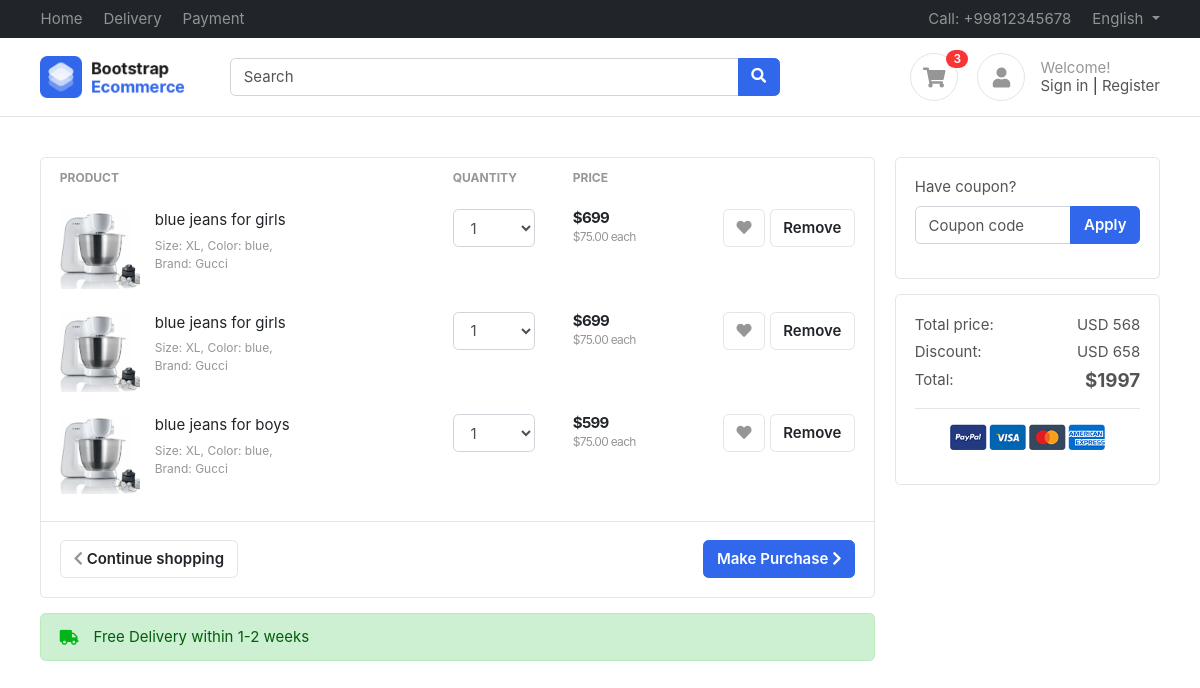
Before: /accounts/cart/ (signed in) with the older database file.
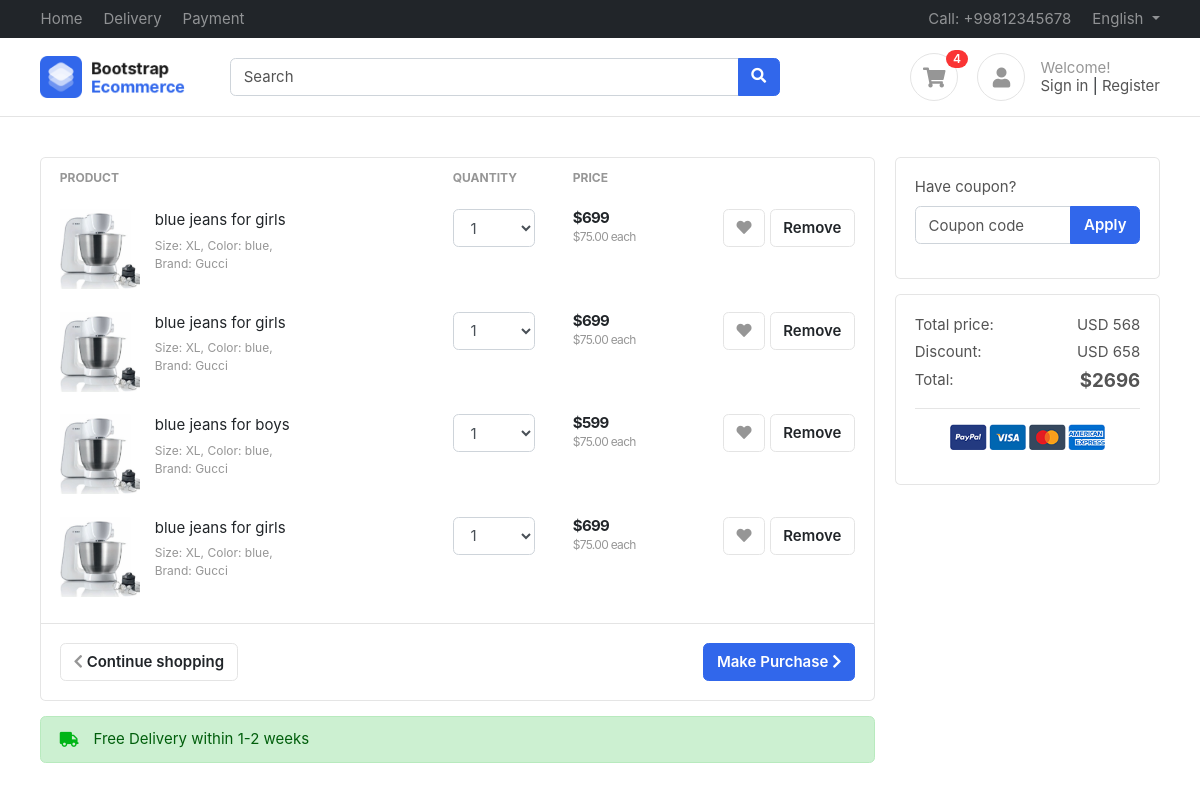
After: the same page with the newer database file.
### accounts/models.py (models this page shows)
class Profile(BaseModel):
    user = models.OneToOneField(User , on_delete=models.CASCADE , related_name="profile")
    is_email_verified = models.BooleanField(default=False)
    email_token = models.CharField(max_length=100 , null=True , blank=True)
    profile_image = models.ImageField(upload_to = 'profile')
    def get_cart_count(self):
        return CartItems.objects.filter(cart__is_paid=False,cart__user=self.user).count()

class CartItems(BaseModel):
    cart=models.ForeignKey(Cart,on_delete=models.CASCADE,related_name='cart_items')
    product=models.ForeignKey(Product,on_delete=models.SET_NULL,null=True,blank=True)
    color_variant=models.ForeignKey(ColorVariant,on_delete=models.SET_NULL,null=True,blank=True)
    size_variant=models.ForeignKey(SizeVariant,on_delete=models.SET_NULL,blank=True,null=True)
    def get_product_price(self):
        price=[self.product.price]
        if self.color_variant:
            color_variant_price=self.color_variant.price
            price.append(color_variant_price)
        if self.size_variant:
            size_variant_price=self.size_variant.price
            price.append(size_variant_price)
        return sum(price)

class Cart(BaseModel):
    user=models.ForeignKey(User,on_delete=models.CASCADE,related_name='carts')
    is_paid=models.BooleanField(default=False)
    coupon=models.ForeignKey(Coupon,on_delete=models.SET_NULL,blank=True,null=True)
    def get_cart_total(self):
        cart_items=self.cart_items.all()
        price=[]
        for cart_item in cart_items:
            price.append(cart_item.product.price)
            if cart_item.color_variant:
                color_variant_price=cart_item.color_variant.price
                price.append(color_variant_price)
            if cart_item.size_variant:
                size_variant_price=cart_item.size_variant.price
                price.append(size_variant_price)
        if self.coupon:
            if self.coupon.minimum_amount < sum(price):
                return sum(price)-self.coupon.discount_price
        return sum(price)

### products/models.py (models this page shows, shortened)
class Product(BaseModel):
    product_name=models.CharField(max_length=100)
    category=models.ForeignKey(Category,on_delete=models.CASCADE,related_name='products')
    price=models.IntegerField()
    slug=models.SlugField(unique=True,blank=True,null=True)
    product_description=models.TextField()
    color_variant=models.ManyToManyField(ColorVariant,blank=True)
    size_variant=models.ManyToManyField(SizeVariant,blank=True)

### accounts/views.py (the view, shortened to what this page needs)
# urls.py: path('cart/',cart,name='cart'),
def cart(request):
    cart_obj=Cart.objects.get(is_paid=False,user=request.user)
    data={
        'cart':cart_obj
    }
    return render(request,'accounts/cart.html',data)

### templates/accounts/cart.html (shortened to what this page needs)
{% extends 'base/base.html' %}
{% block start %}
<section class="section-content padding-y">
    <div class="container">
    <div class="row">
        <main class="col-md-9">
    <div class="card">
    <table class="table table-borderless table-shopping-cart">
    <thead class="text-muted">
    <tr class="small text-uppercase">
      <th scope="col">Product</th>
      <th scope="col" width="120">Quantity</th>
      <th scope="col" width="120">Price</th>
      <th scope="col" class="text-right" width="200"> </th>
    </tr>
    </thead>
    <tbody>
    {% for cartItem in cart.cart_items.all %}
    <tr>
        <td>
            <figure class="itemside">
                <div class="aside"><img src="images/items/2.jpg" class="img-sm"></div>
                <figcaption class="info">
                    <a href="#" class="title text-dark">{{cartItem.product.product_name}}</a>
                    <p class="text-muted small">Size: XL, Color: blue, <br> Brand: Gucci</p>
                </figcaption>
            </figure>
        </td>
        <td>
            <select class="form-control">
                <option>1</option>
            </select>
        </td>
        <td>
            <div class="price-wrap">
                <var class="price">${{cartItem.get_product_price}}</var>
                <small class="text-muted"> $75.00 each </small>
            </div>
        </td>
        <td class="text-right">
        <a data-original-title="Save to Wishlist" title="" href="" class="btn btn-light" data-toggle="tooltip"> <i class="fa fa-heart"></i></a>
        <a href="{% url 'remove_cart' cartItem.uid%}" class="btn btn-light btn-round"> Remove</a>
        </td>
    </tr>
    {% endfor %}
    </tbody>
    </table>
    <div class="card-body border-top">
        <a href="#" class="btn btn-primary float-md-right"> Make Purchase <i class="fa fa-chevron-right"></i> </a>
        <a href="#" class="btn btn-light"> <i class="fa fa-chevron-left"></i> Continue shopping </a>
    </div>
    </div>
    <div class="alert alert-success mt-3">
        <p class="icontext"><i class="icon text-success fa fa-truck"></i> Free Delivery within 1-2 weeks</p>
    </div>
        </main>
        <aside class="col-md-3">
            <div class="card mb-3">
                <div class="card-body">
                <form method='POST'>
                    <div class="form-group">
                        <label>Have coupon?</label>
                        <div class="input-group">
                            <input type="text" class="form-control" name="coupon" placeholder="Coupon code">
                            <span class="input-group-append">
                                <button type="submit" class="btn btn-primary">Apply</button>
                            </span>
                        </div>
                    </div>
                </form>
                </div>
            </div>
            <div class="card">
                <div class="card-body">
                        <dl class="dlist-align">
                          <dt>Total price:</dt>
                          <dd class="text-right">USD 568</dd>
                        </dl>
                        <dl class="dlist-align">
                          <dt>Discount:</dt>
                          <dd class="text-right">USD 658</dd>
                        </dl>
                        <dl class="dlist-align">
                          <dt>Total:</dt>
                          <dd class="text-right  h5"><strong>${{cart.get_cart_total}}</strong></dd>
                        </dl>
                        <hr>
                        <p class="text-center mb-3">
                            <img src="images/misc/payments.png" height="26">
                        </p>
                </div>
            </div>
        </aside>
    </div>
    </div>
    </section>
{% endblock %}

### templates/base/base.html (shortened to what this page needs)
<!DOCTYPE HTML>
<html lang="en">
<head>
<link href="/media/css/bootstrap.css" rel="stylesheet" type="text/css"/>
<link href="/media/fonts/fontawesome/css/all.min.css" type="text/css" rel="stylesheet">
<link href="/media/css/ui.css" rel="stylesheet" type="text/css"/>
<link href="/media/css/responsive.css" rel="stylesheet" />
</head>
<body>
	<header class="section-header">
		<nav class="navbar navbar-dark navbar-expand p-0 bg-dark">
		<div class="container">
			<ul class="navbar-nav d-none d-md-flex mr-auto">
				<li class="nav-item"><a class="nav-link" href="#">Home</a></li>
				<li class="nav-item"><a class="nav-link" href="#">Delivery</a></li>
				<li class="nav-item"><a class="nav-link" href="#">Payment</a></li>
			</ul>
			<ul class="navbar-nav">
				<li class="nav-item"><a href="#" class="nav-link"> Call: +99812345678 </a></li>
				<li class="nav-item dropdown">
					 <a href="#" class="nav-link dropdown-toggle" data-toggle="dropdown"> English </a>
				</li>
			</ul>
		  </div>
		</nav>
		<section class="header-main border-bottom">
			<div class="container">
		<div class="row align-items-center">
			<div class="col-lg-2 col-4">
				<div class="brand-wrap">
					<img class="logo" src="images/logo.png">
				</div>
			</div>
			<div class="col-lg-6 col-sm-12">
				<form action="#" class="search">
					<div class="input-group w-100">
						<input type="text" class="form-control" placeholder="Search">
						<div class="input-group-append">
						  <button class="btn btn-primary" type="submit">
							<i class="fa fa-search"></i>
						  </button>
						</div>
					</div>
				</form>
			</div>
			<div class="col-lg-4 col-sm-6 col-8">
				<div class="widgets-wrap float-md-right">
					<div class="widget-header  mr-3">
						<a href="{% url 'cart' %}" class="icon icon-sm rounded-circle border"><i class="fa fa-shopping-cart"></i></a>
						<span class="badge badge-pill badge-danger notify">{{request.user.profile.get_cart_count}}</span>
					</div>
					<div class="widget-header icontext">
						<a href="#" class="icon icon-sm rounded-circle border"><i class="fa fa-user"></i></a>
						<div class="text">
							<span class="text-muted">Welcome!</span>
							<div>
								<a href="#">Sign in</a> |
								<a href="#"> Register</a>
							</div>
						</div>
					</div>
				</div>
			</div>
		</div>
			</div>
		</section>
		</header>
		{% block start %}
		{% endblock  %}
    </body>
</html>

Changed rows visible on the page:
added CartItems: product.product_name "blue jeans for girls", get_product_price "699"
computed for Cart: get_cart_total "1997" → "2696"
Other visible differences:
{{ request.user.profile.get_cart_count }}: "3" → "4"
